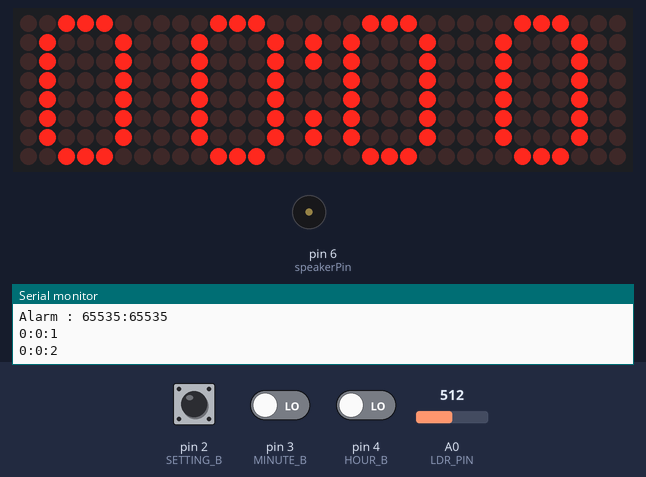
The sketch below on a simulated Arduino Uno, built with avr-gcc and run on an emulated ATmega328P. Shown: 32×8 LED matrix, buzzer (waves = sounding), the last lines printed to the serial monitor. The inputs (shaded band) are chosen by the test bench; at power-on: pin 2 (SETTING_B) LOW, pin 3 (MINUTE_B) LOW, pin 4 (HOUR_B) LOW, A0 (LDR_PIN) = 512. EEPROM starts erased.

Above: at 1.5 s.
1.6 s: pin 2 (SETTING_B) pulled HIGH for 1 s
At 3.3 s:
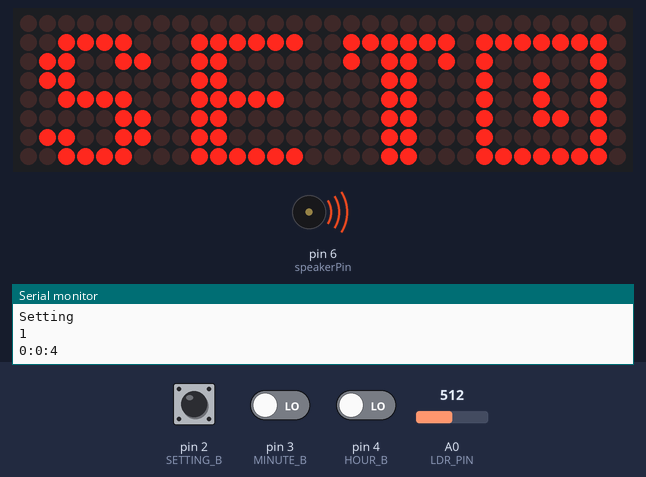
5.3 s: pin 3 (MINUTE_B) driven HIGH
At 6.9 s:
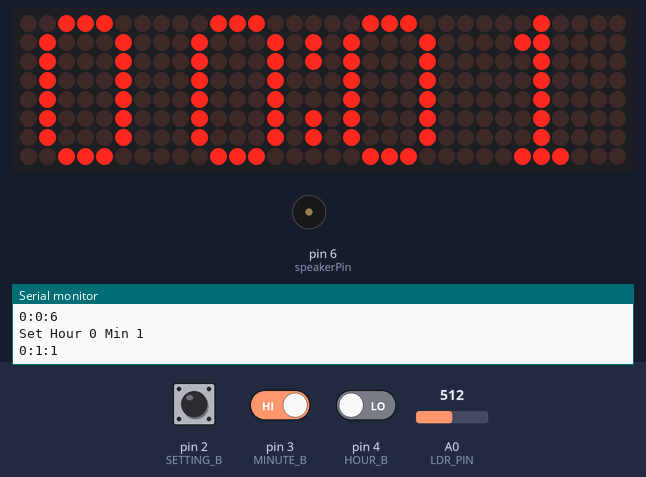
7.3 s: pin 4 (HOUR_B) driven HIGH
At 9.3 s:
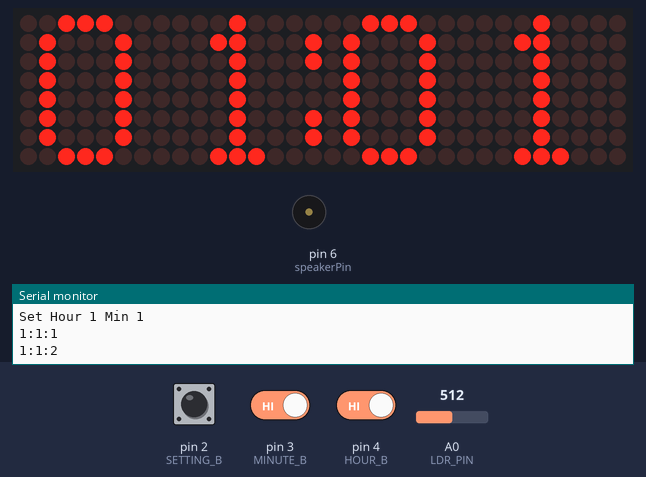
9.6 s: pin 2 (SETTING_B) pulled HIGH for 3.2 s
At 13.0 s:
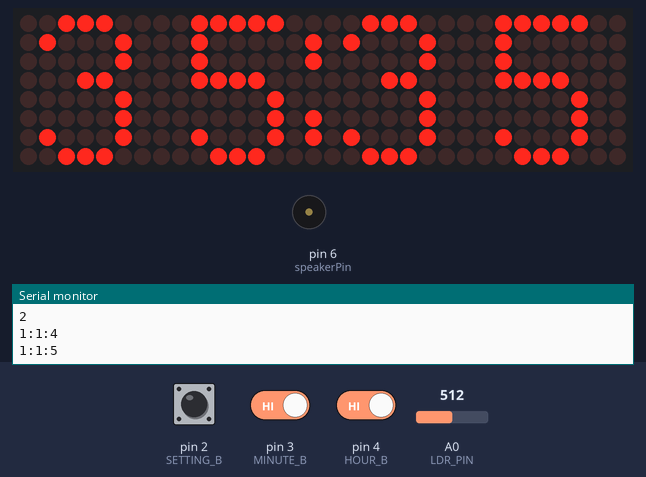
14.3 s: pin 2 (SETTING_B) pulled HIGH for 0.45 s
At 15.7 s:
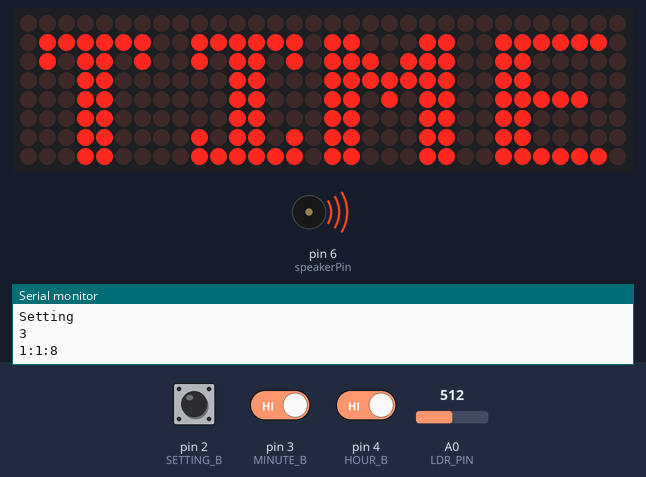
17.7 s: pin 2 (SETTING_B) pulled HIGH for 1 s
At 18.45 s:
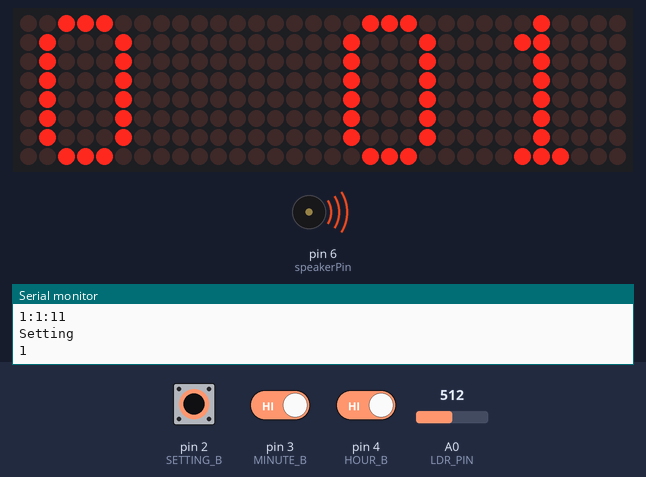
Timing chart, 0 to 21.2 s (numbered marks = the images above; inputs shaded):
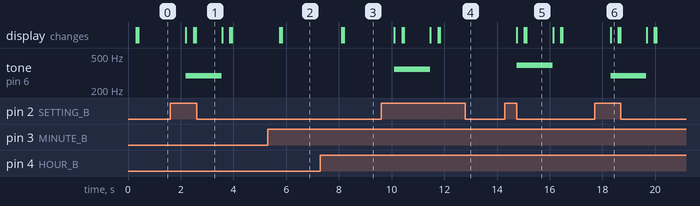

Measured:
- after the input at 1.6 s, tone on pin 6 (speakerPin): silent → 294 Hz after 0.60 s, → silent 1.4 s later; the display: first changes after 0.60 s (image 1 shows a later state)
- after the input at 5.3 s, the display: first changes after 0.45 s (image 2 shows a later state)
- after the input at 7.3 s, the display: first changes after 0.82 s (image 3 shows a later state)
- after the input at 9.6 s, tone on pin 6 (speakerPin): silent → 349 Hz after 0.50 s, → silent 1.4 s later; the display: first changes after 0.50 s (image 4 shows a later state)
- after the input at 14.3 s, tone on pin 6 (speakerPin): silent → 392 Hz after 0.44 s, → silent 1.4 s later; the display: first changes after 0.44 s (image 5 shows a later state)
- after the input at 17.7 s, tone on pin 6 (speakerPin): silent → 294 Hz after 0.61 s, → silent 1.4 s later; the display: changes after 0.61 s (image 6)
- what the display in image 5 shows lasts 1.0 s, from 15.1 s to 16.1 s

The sketch:

Clock.ino
```cpp
#include "LedControl.h"
#include <EEPROM.h>
#define SETTING_B 2
#define HOUR_B 4
#define MINUTE_B 3
#define LDR_PIN A0
LedControl lc = LedControl(11, 13, 10, 4); // DIN,CLK,CS,Number of LED Module

// Time
unsigned int second = 0,minute = 0,hour=0;
int timer1_counter;
unsigned int aMinute=0,aHour=0;
int se = 0,ho = 0,mi = 0;
int set=0;
int sS =0;
int sH =0;
int sM =0;

// Alarm & State
bool ring = false, alarm = false, stopp = true;

// Debounce
int lastSetting;
int lastHour;
int lastMin;

// Speaker
int speakerPin = 6;

// EEPROM
int eeAddress = 0;

// LED Matrix Display {0-9,S,E,T,A,L,M,clock,bell,I}
const uint64_t IMAGES[]{
  0x1c2222222222221c,
  0x1c08080808080c08,
  0x3e0408102020221c,
  0x1c2220201820221c,
  0x20203e2224283020,
  0x1c2220201e02023e,
  0x1c2222221e02221c,
  0x040404081020203e,
  0x1c2222221c22221c,
  0x1c22203c2222221c,
  0x3c66603c06663c00,
  0x7e06063e06067e00,
  0x18181818185a7e00,
  0x6666667e66663c00,
  0x7e06060606060600,
  0x6363636b7f776300,
  0x7f41594949417f00,
  0x187e3c3cbd994200,
  0x7e5a1818185a7e00
};
const int IMAGES_LEN = sizeof(IMAGES)/8;

void SettingB(int reading) // Setting button debounce
{
  if(reading!=se)
      lastSetting=millis();

    if(millis()-lastSetting>25)
    {
      if(sS!=reading){
          sS=reading;
        if(sS==1)
        {
          if(stopp)
          {
          Serial.println("Setting"); // set change
          set++;
          Serial.println(set);
          if(set==1){ // Time Setting
            lc.clearDisplay(2);
            tone(speakerPin, 294);
            displayNumber(IMAGES[10],3);
            displayNumber(IMAGES[11],2);
            displayNumber(IMAGES[12],1);
            displayNumber(IMAGES[16],0);
            delay(1000);
            noTone(speakerPin);
            dot();
          }
          if(set==2){ // Alarm Setting
            lc.clearDisplay(2);
            tone(speakerPin, 349);
            displayNumber(IMAGES[13],3);
            displayNumber(IMAGES[14],2);
            displayNumber(IMAGES[15],1);
            displayNumber(IMAGES[17],0);
            delay(1000);
            noTone(speakerPin);
            dot();
          }
          if(set==3){ // Normal Time
            lc.clearDisplay(2);
            tone(speakerPin, 392);
            displayNumber(IMAGES[12],3);
            displayNumber(IMAGES[18],2);
            displayNumber(IMAGES[15],1);
            displayNumber(IMAGES[11],0);
            delay(1000);
            noTone(speakerPin);
            dot();
            set=0;
            EEPROM.put(eeAddress, hour);
            EEPROM.put(sizeof(hour), minute);
            EEPROM.put(sizeof(hour)+sizeof(minute), aHour);
            EEPROM.put(sizeof(hour)+sizeof(minute)+sizeof(aHour), aMinute);
            Serial.println("Written Time & Alarm to EEPROM!");
          }

          }
          else
          {
            ring=false;
            stopp=true;
          }
        }
      }
    }
  se=reading;
}
void HourB(int reading) // Hour button debounce
{
  if(reading!=ho)
      lastHour=millis();

    if(millis()-lastHour>25)
    {
      if(sH!=reading)
      {
          sH=reading;
        if(sH==1&&set==1)
        {
          hour++;
          second=0;
          if(hour>=24)
            hour=0;
          Serial.print("Set Hour ");
          Serial.print(hour);
          Serial.print(" Min ");
          Serial.println(minute);
        }
        if(sH==1&&set==2)
        {
          alarm = true;
          aHour++;
          if(aHour>=24)
            aHour=0;
          Serial.print("Set Alarm Hour ");
          Serial.print(aHour);
          Serial.print(" Min ");
          Serial.println(aMinute);
        }
      }
    }
  ho=reading;
}
void MinB(int reading) // Minute buttton debounce
{
  if(reading!=mi)
      lastMin=millis();

    if(millis()-lastMin>25)
    {
      if(sM!=reading)
      {
          sM=reading;
        if(sM==1&&set==1)
        {
          minute++;
          second=0;
          if(minute>=60)
            minute=0;
          Serial.print("Set Hour ");
          Serial.print(hour);
          Serial.print(" Min ");
          Serial.println(minute);
        }
        if(sM==1&&set==2)
        {
          alarm = true;
          aMinute++;
          if(aMinute>=60)
            aMinute=0;
          Serial.print("Set Alarm Hour ");
          Serial.print(aHour);
          Serial.print(" Min ");
          Serial.println(aMinute);
        }
      }
    }
  mi=reading;
}

void setup(){
  Serial.begin(9600);
  Serial.print("Read Time & Alarm from EEPROM: "); // Read Time from EEPROM
  EEPROM.get(eeAddress, hour);
  EEPROM.get(sizeof(hour), minute);
  EEPROM.get(sizeof(hour)+sizeof(minute), aHour);
  EEPROM.get(sizeof(hour)+sizeof(minute)+sizeof(aHour), aMinute);

  // Timer Debug
  Serial.print("Time : ");
  Serial.print(hour);
  Serial.print(":");
  Serial.println(minute);
  Serial.print("Alarm : ");
  Serial.print(aHour);
  Serial.print(":");
  Serial.println(aMinute);

  pinMode(SETTING_B,INPUT);
  pinMode(HOUR_B,INPUT);
  pinMode(MINUTE_B,INPUT);

  int devices = lc.getDeviceCount(); // LED Matrix Setting
  for(int address=0; address < devices; address++){
    lc.shutdown(address,false);
    lc.setIntensity(address,1);
    lc.clearDisplay(address);
  }
  dot(); // dot function (: btw. Hour & Minute)

  // initialize timer1
  noInterrupts(); // disable all interrupts
  TCCR1A = 0;
  TCCR1B = 0;
  timer1_counter = 3036; // preload timer 65536-16MHz/256/1Hz
  TCNT1 = timer1_counter; // preload timer
  TCCR1B |= (1 << CS12); // 256 prescaler
  TIMSK1 |= (1 << TOIE1); // enable timer overflow interrupt
  interrupts(); // enable all interrupts
}
 ISR(TIMER1_OVF_vect) // interrupt service routine
{
  TCNT1 = timer1_counter; // preload timer
  second++;

  if(second >= 60){ // minute change
    second = 0;
    minute++;
    EEPROM.put(eeAddress, hour);
    EEPROM.put(sizeof(hour), minute);
    Serial.println("Written Time to EEPROM!");
  }
  if(minute >= 60){ // hour change
    minute = 0;
    hour++;
  }
  if(hour >= 24){ // day change
    hour = 0;
  }
  Serial.print(hour); // Time Monitor (Debug)
  Serial.print(":");
  Serial.print(minute);
  Serial.print(":");
  Serial.println(second);
}
void loop(){
  if(set==2){ // Display Alarm Time in Setting
  displayNumber(IMAGES[aMinute%10],0);
  displayNumber(IMAGES[(aMinute%100)/10],1);
  displayNumber(IMAGES[(aHour%10)],2);
  displayNumber(IMAGES[(aHour%100)/10],3);
  }else{ // Display Time
  displayNumber(IMAGES[minute%10],0);
  displayNumber(IMAGES[(minute%100)/10],1);
  displayNumber(IMAGES[(hour%10)],2);
  displayNumber(IMAGES[(hour%100)/10],3);
  }
  SettingB(digitalRead(SETTING_B));
  HourB(digitalRead(HOUR_B));
  MinB(digitalRead(MINUTE_B));
  if(hour==aHour && minute == aMinute and alarm and stopp) // Alarm Checker
  {
    ring=true;
    stopp=false;
  }
  if(ring){
    if(se==1){
      ring=false;
      alarm=false;
    }
    Serial.println("Wakey Wakey it's Time for School, Come on Wake Up");
    tone(speakerPin, 440);
    delay(500);
    noTone(speakerPin);
  }
  LDR_Brightness_Change();
}
void displayNumber(uint64_t image,int unit){ // Display Number & Text on LED Matrix
  int maxN = 8;
  for(int i=0;i<8;i++){
    if(unit==2){maxN = 7;}
    byte row = (image >> i * 8) & 0xFF;
    for(int j=0;j<maxN;j++){
      lc.setLed(unit,i,j,bitRead(row,j)); // address,row,column
      delay(1); // number transition delay
    }
  }
}
void dot(){ // Dot btw. Hour & Minute
  lc.setLed(2,1,7,true);
  lc.setLed(2,2,7,true);
  lc.setLed(2,5,7,true);
  lc.setLed(2,6,7,true);
}
void LDR_Brightness_Change(){ // Change LED Matrix brightness via LDR Sensor
  int devices = lc.getDeviceCount();
  int sensor_val = analogRead(LDR_PIN);
  int val;
  if (sensor_val > 0 && sensor_val <= 128) {val = 7;}
  else if (sensor_val > 128 && sensor_val <= 256) {val = 6;}
  else if (sensor_val > 256 && sensor_val <= 384) {val = 5;}
  else if (sensor_val > 384 && sensor_val <= 512) {val = 4;}
  else if (sensor_val > 512 && sensor_val <= 640) {val = 3;}
  else if (sensor_val > 640 && sensor_val <= 768) {val = 2;}
  else if (sensor_val > 768 && sensor_val <= 896) {val = 1;}
  else if (sensor_val > 896 && sensor_val <= 1024) {val = 0;}
  for(int address=0; address < devices; address++){
    lc.setIntensity(address,val);
  }
}
```
